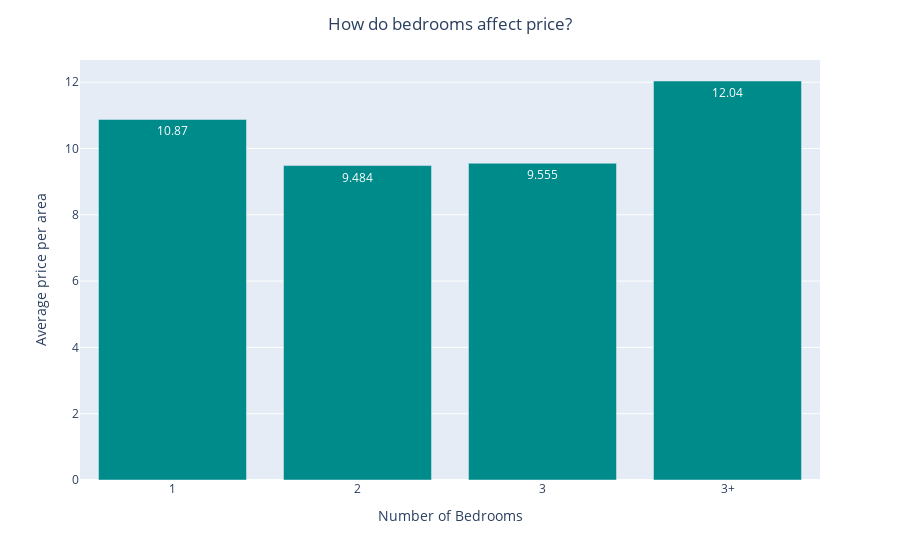

Notebook code cell kept with this figure:
### Code cell
fig_bedrooms = px.bar(df_bedrooms, x='bedrooms', y='price_per_area', orientation='v', hover_data='count')

fig_bedrooms.update_traces(marker_color='darkcyan')
fig_bedrooms.update_traces(text=df_bedrooms['price_per_area'], textposition='auto', texttemplate='%{text:.4s}')
fig_bedrooms.update_layout(
    xaxis_title='Number of Bedrooms',
    yaxis_title='Average price per area',
    title='How do bedrooms affect price?',
    title_x=0.5
)

fig_bedrooms.show()

### Figure 1 — Plotly figure (JSON) as saved in the notebook; plotly's stock layout.template omitted (floating-point values rounded to 4 significant figures)
{"data": [{"alignmentgroup": "True", "customdata": [[2238], [2154], [655], [144]], "hovertemplate": "bedrooms=%{x}<br>price_per_area=%{y}<br>count=%{customdata[0]}<extra></extra>", "legendgroup": "", "marker": {"color": "darkcyan", "pattern": {"shape": ""}}, "name": "", "offsetgroup": "", "orientation": "v", "showlegend": false, "text": [10.87, 9.484, 9.555, 12.04], "textposition": "auto", "texttemplate": "%{text:.4s}", "type": "bar", "x": ["1", "2", "3", "3+"], "xaxis": "x", "y": [10.87, 9.484, 9.555, 12.04], "yaxis": "y"}], "layout": {"barmode": "relative", "legend": {"tracegroupgap": 0}, "margin": {"t": 60}, "title": {"text": "How do bedrooms affect price?", "x": 0.5}, "xaxis": {"anchor": "y", "domain": [0, 1], "title": {"text": "Number of Bedrooms"}}, "yaxis": {"anchor": "x", "domain": [0, 1], "title": {"text": "Average price per area"}}}}
